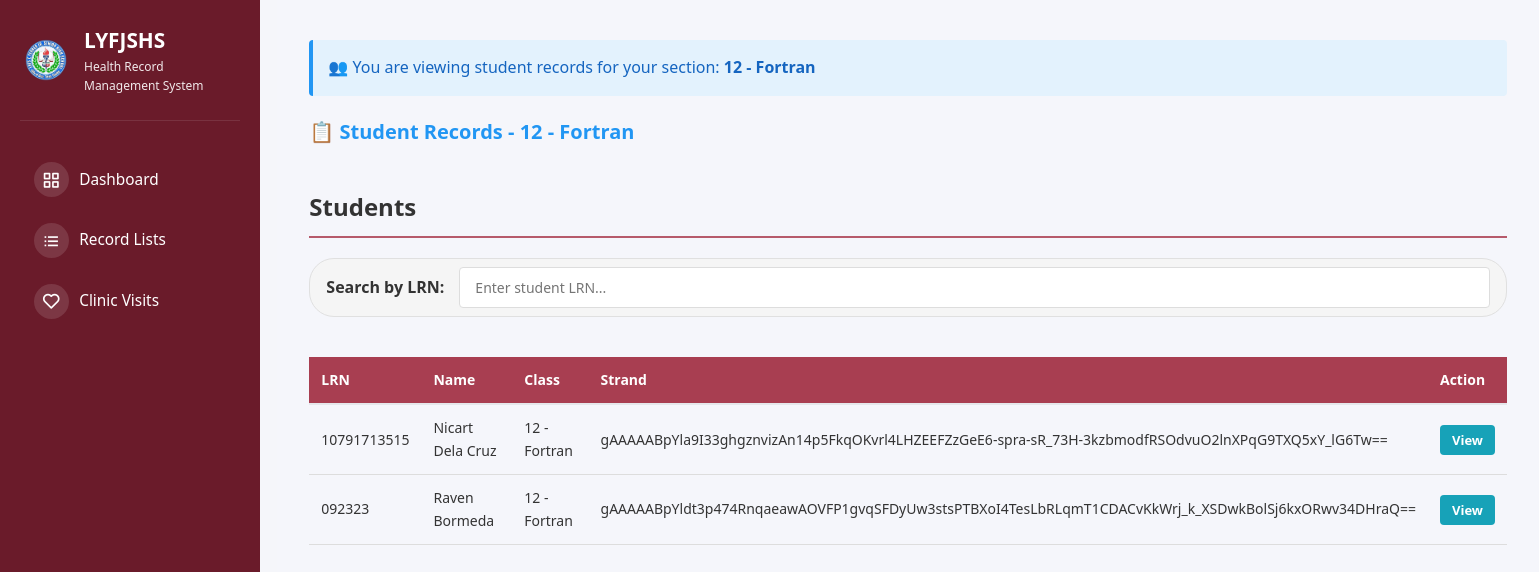
Screenshot of /record-lists (signed in) with the database file from the repository.
### tables this page shows
CREATE TABLE users (
            id INTEGER PRIMARY KEY AUTOINCREMENT,
            username TEXT UNIQUE NOT NULL,
            password TEXT NOT NULL,
            fullname TEXT NOT NULL,
            email TEXT NOT NULL,
            role TEXT DEFAULT 'health_officer',
            advisory_class TEXT,
            is_active INTEGER DEFAULT 1,
            created_at TIMESTAMP DEFAULT CURRENT_TIMESTAMP
        , profile_pic TEXT, updated_at TIMESTAMP);

CREATE TABLE students (
            id INTEGER PRIMARY KEY AUTOINCREMENT,
            studentLRN TEXT UNIQUE NOT NULL,
            name TEXT NOT NULL,
            class TEXT,
            dob DATE,
            address TEXT,
            parentContact TEXT,
            emergencyContact TEXT,
            height TEXT,
            weight TEXT,
            blood TEXT,
            pastIllnesses TEXT,
            allergies TEXT,
            conditions TEXT,
            vaccination TEXT,
            created_at TIMESTAMP DEFAULT CURRENT_TIMESTAMP
        , strand TEXT);

### src/app.py (the view, shortened to what this page needs)
@app.route("/record-lists")
def record_lists():
    if not session.get("logged_in"):
        return redirect(url_for("login"))
    db = get_db_connection()
    if not db:
        flash("Database connection error.", "danger")
        return redirect(url_for("login"))
    try:
        cursor = db.cursor()
        cursor.execute("SELECT role, advisory_class FROM users WHERE id = ?", (session.get("user_id"),))
        user = cursor.fetchone()
        user_role = safe_row_get(user, 'role') if user else None
        advisory_class = safe_row_get(user, 'advisory_class') if user else None
        if user_role == 'class_advisor' and advisory_class:
            cursor.execute("SELECT * FROM students WHERE class = ? ORDER BY name", (advisory_class,))
            students = cursor.fetchall()
            students = [decrypt_student_record(s) for s in students]
            teachers = []  # Class advisors cannot see teachers
        db.close()
        items_per_page = 7
        student_total = len(students)
        student_pages = (student_total + items_per_page - 1) // items_per_page if student_total > items_per_page else 1
        show_student_pagination = student_total > items_per_page
        teacher_total = len(teachers)
        teacher_pages = (teacher_total + items_per_page - 1) // items_per_page if teacher_total > items_per_page else 1
        show_teacher_pagination = teacher_total > items_per_page
        return render_template(
            "records/record-lists.html",
            students=students,
            teachers=teachers,
            user_role=user_role,
            advisory_class=advisory_class,
            items_per_page=items_per_page,
            student_total=student_total,
            student_pages=student_pages,
            show_student_pagination=show_student_pagination,
            teacher_total=teacher_total,
            teacher_pages=teacher_pages,
            show_teacher_pagination=show_teacher_pagination,
        )
    except sqlite3.Error as e:
        flash(f"Error loading record lists: {str(e)}", "danger")
        if db:
            db.close()
        return redirect(url_for("login"))

### src/app.py (called while the page is built, shortened)
@app.before_request
def check_user_status():
    if session.get("logged_in"):
        if request.endpoint in ['login', 'logout', 'register', 'pending_approval', 'static']:
            return
        if session.get("role") == "pending":
            return redirect(url_for("pending_approval"))
        db = get_db_connection()
        if db:
            try:
                cursor = db.cursor()
                cursor.execute("SELECT is_active FROM users WHERE id = ?", (session.get("user_id"),))
                user = cursor.fetchone()
                db.close()
                if not user or not safe_row_get(user, 'is_active', 1):
                    session.clear()
                    flash("Your account has been disabled. Please contact the administrator.", "danger")
                    return redirect(url_for("login"))
            except sqlite3.Error:
                db.close()

@app.context_processor
def inject_user():
    user = None
    if session.get("logged_in"):
        db = get_db_connection()
        if db:
            try:
                cursor = db.cursor()
                cursor.execute("SELECT * FROM users WHERE id = ?", (session.get("user_id"),))
                user = cursor.fetchone()
                db.close()
            except sqlite3.Error:
                pass
    return {'current_user': user, 'max': max, 'min': min, 'range': range, 'csrf_token': generate_csrf}

def get_db_connection():
    try:
        conn = sqlite3.connect(DATABASE)
        conn.row_factory = sqlite3.Row  # This enables column access by name
        return conn
    except sqlite3.Error as e:
        logger.error(f"Database connection error: {e}")
        return None

def safe_row_get(row, key, default=None):
    if row is None:
        return default
    try:
        return row[key]
    except (IndexError, KeyError):
        return default

def decrypt_student_record(student):
    if not student or not encryption_handler:
        return student

### templates/records/record-lists.html (shortened to what this page needs)
{% extends "shared/base.html" %} {% block extra_css %}
<link
  rel="stylesheet"
  href="{{ url_for('static', filename='css/student_list.css') }}"
/>
{% endblock %} {% block content %} {% if user_role == 'class_advisor' and
advisory_class %}
<div class="class-advisor-banner">
  👥 You are viewing student records for your section:
  <strong>{{ advisory_class }}</strong>
</div>
<h2 class="class-advisor-title">📋 Student Records - {{ advisory_class }}</h2>
{% else %}
<h1>Record Lists</h1>
{% endif %}
<h2 class="section-title">Students</h2>
{% if students %} {% if user_role != 'class_advisor' %}
<div class="search-container">
  <label class="search-label" for="studentSearchInput">Search by LRN:</label>
  <input
    type="text"
    id="studentSearchInput"
    class="search-input"
    placeholder="Enter student LRN..."
    onkeyup="filterStudentTable()"
  />
  <label class="search-label" for="classFilterSelect">Filter by Class:</label>
  <select
    id="classFilterSelect"
    class="search-input"
    onchange="filterStudentTable()"
  >
    <option value="">All Classes</option>
    {% set classes = students | map(attribute='class') | select | unique | sort
    %} {% for class_name in classes %} {% if class_name %}
    <option value="{{ class_name }}">{{ class_name }}</option>
    {% endif %} {% endfor %}
  </select>
  <label class="search-label" for="strandFilterSelect">Filter by Strand:</label>
  <select
    id="strandFilterSelect"
    class="search-input"
    onchange="filterStudentTable()"
  >
    <option value="">All Strands</option>
    {% set strands = students | map(attribute='strand') | select | unique | sort
    %} {% for strand_name in strands %} {% if strand_name %}
    <option value="{{ strand_name }}">{{ strand_name }}</option>
    {% endif %} {% endfor %}
  </select>
</div>
{% else %}
<div class="search-container">
  <label class="search-label" for="studentSearchInput">Search by LRN:</label>
  <input
    type="text"
    id="studentSearchInput"
    class="search-input"
    placeholder="Enter student LRN..."
    onkeyup="filterStudentTable()"
  />
</div>
{% endif %}
<div class="table-wrapper">
  <table id="studentTable">
    <thead>
      <tr>
        <th>LRN</th>
        <th>Name</th>
        <th>Class</th>
        <th>Strand</th>
        <th>Action</th>
      </tr>
    </thead>
    <tbody>
      {% for student in students %}
      <tr>
        <td>{{ student.studentLRN }}</td>
        <td>{{ student.name }}</td>
        <td>{{ student.class }}</td>
        <td>{{ student.strand or '-' }}</td>
        <td>
          <div class="action-buttons">
            <button
              class="btn-view btn-sm"
              data-student-id="{{ student.id }}"
              onclick="viewStudent(this.dataset.studentId)"
            >
              View
            </button>
          </div>
        </td>
      </tr>
      {% endfor %}
    </tbody>
  </table>
</div>
{% endif %}
{% endblock %}

### static/css/dashboard.css (style rules this page uses)
* { margin: 0; padding: 0; box-sizing: border-box; }
:root { --primary-color: #2bb0a1; --secondary-color: #8b2340; --danger-color: #dc2626; --success-color: #16a34a; --warning-color: #ea580c; --light-bg: #f8fafc; --white: #ffffff; --text-dark: #1f2937; --text-light: #6b7280; --border-color: #e5e7eb; --shadow: 0 1px 3px rgba(0, 0, 0, 0.1); --shadow-lg: 0 10px 15px -3px rgba(0, 0, 0, 0.1); }
body { font-family: -apple-system, BlinkMacSystemFont, "Segoe UI", Roboto, Oxygen, Ubuntu, Cantarell, sans-serif; background-color: var(--light-bg); color: var(--text-dark); line-height: 1.6; }
html, body { height: 100%; font-family: system-ui, -apple-system, BlinkMacSystemFont, "Segoe UI", Roboto, sans-serif; }
body { background: #f5f6fb; color: #111827; }
table { width: 100%; border-collapse: collapse; font-size: 14px; }
table thead { background-color: #a83e51; border-bottom: 2px solid var(--border-color); }
table th { padding: 15px; text-align: left; font-weight: 600; color: white; }
table td { padding: 15px; border-bottom: 1px solid var(--border-color); }

### static/css/header.css (style rules this page uses)
.search-container { position: relative; display: flex; align-items: center; background: #f5f5f5; border: 1px solid #e0e0e0; border-radius: 25px; padding: 0.5rem 1rem; transition: all 0.3s ease; }

### static/css/student_list.css (style rules this page uses)
* { margin: 0; padding: 0; box-sizing: border-box; font-family: "Segoe UI", Tahoma, Geneva, Verdana, sans-serif; }
body { background-color: #f5f6fa; color: #333; }

### templates/records/record-lists.html (style rules this page uses)
.section-title { margin-top: 40px; margin-bottom: 20px; font-size: 24px; font-weight: bold; border-bottom: 2px solid #b65a6b; padding-bottom: 10px; }
.table-wrapper { overflow-x: auto; margin-bottom: 30px; }
table { width: 100%; border-collapse: collapse; margin-top: 20px; }
table th, table td { padding: 12px; text-align: left; border-bottom: 1px solid #ddd; }
table th { background-color: #a83e51; font-weight: bold; }
.action-buttons { display: flex; gap: 5px; flex-wrap: wrap; }
.btn-sm { padding: 6px 12px; font-size: 13px; }
.btn-view { background-color: #17a2b8; color: white; border: none; padding: 6px 12px; cursor: pointer; border-radius: 4px; font-size: 13px; font-weight: bold; transition: 0.3s; }
.search-container { margin-bottom: 20px; display: flex; gap: 10px; align-items: center; }
.search-input { padding: 10px 15px; border: 1px solid #ddd; border-radius: 4px; font-size: 14px; width: 300px; }
.search-label { font-weight: 600; color: #333; }
.search-container { display: flex; gap: 15px; margin-bottom: 20px; flex-wrap: wrap; align-items: center; }
.search-input { padding: 10px 15px; border: 1px solid #ddd; border-radius: 4px; font-size: 14px; flex: 1; min-width: 200px; }
.class-advisor-banner { background: #e3f2fd; border-left: 4px solid #2196f3; padding: 15px; margin-bottom: 20px; border-radius: 4px; color: #1565c0; font-weight: 500; }
.class-advisor-title { color: #2196f3; font-size: 20px; font-weight: bold; margin-bottom: 20px; }

### rows the page displays
users: advisory_class "12 - Fortran"
students: studentLRN "10791713515", name "Nicart Dela Cruz", class "12 - Fortran", strand "gAAAAABpYla9I33ghgznvizAn14p5FkqOKvrl4LHZEEFZzGeE6-spra-sR_73H-3kzbmodfRSOdvuO2lnXPqG9TXQ5xY_lG6Tw=="
students: studentLRN "092323", name "Raven Bormeda", class "12 - Fortran", strand "gAAAAABpYldt3p474RnqaeawAOVFP1gvqSFDyUw3stsPTBXoI4TesLbRLqmT1CDACvKkWrj_k_XSDwkBolSj6kxORwv34DHraQ=="
